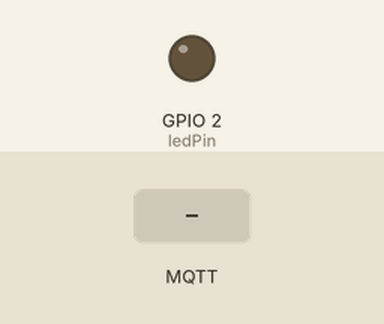
The sketch below on a simulated ESP32. On the bench: output pins drawn as LEDs (lit = HIGH). Inputs (shaded band) come from the test bench. WiFi joins after 1.5 s; servers stay silent unless stated; no MQTT or app messages arrive unless stated; nothing arrives over Bluetooth unless stated; what the sketch prints to the serial monitor is not drawn.

Above: at 2.7 s.
2.8 s: MQTT message "2" arrives on the first subscribed topic
At 3.6 s:
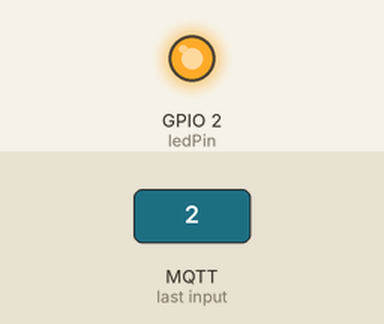
5.8 s: MQTT message "0" arrives on the first subscribed topic
At 6.4 s:
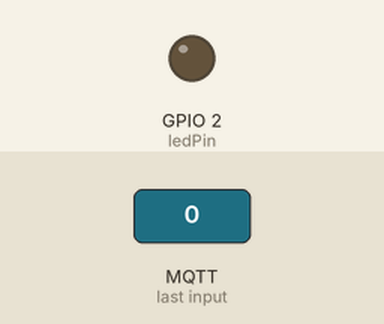
7.3 s: MQTT message "1" arrives on the first subscribed topic
At 8.7 s:
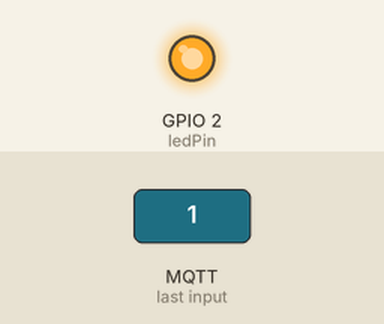
Timing chart, 0 to 10.3 s (numbered marks = the images above; inputs shaded):
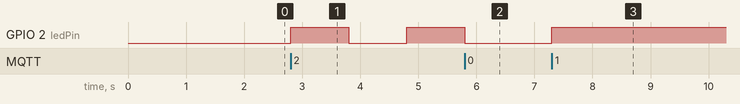

Measured:
- after the input at 2.8 s, GPIO 2 (ledPin): LOW → HIGH at once, → LOW 1.0 s later, → HIGH 1.0 s later
- after the input at 5.8 s, GPIO 2 (ledPin): goes on until 5.8 s, then stays LOW
- after the input at 7.3 s, GPIO 2 (ledPin): LOW → HIGH at once

The sketch:

04wifible_led.ino
```cpp
#include <WiFi.h>
#include <PubSubClient.h>
#include <BLEDevice.h>
#include <BLEUtils.h>
#include <BLEBeacon.h>

// --- WiFi & MQTT Settings ---
const char* ssid = "Point";
const char* password = "ucaclive";
const char* mqtt_server = "broker.hivemq.com";
const char* topic = "exhibit/clive/lights";

// --- Hardware Settings ---
const int ledPin = 2;
int currentMode = 0;
bool ledState = false;
unsigned long previousMillis = 0;

WiFiClient espClient;
PubSubClient client(espClient);

// --- iBeacon Settings ---
#define BEACON_UUID "4fafc201-1fb5-459e-8fcc-c5c9c331914b"
BLEAdvertising *pAdvertising;

void setupBeacon() {
  BLEDevice::init("Museum_Beacon");
  pAdvertising = BLEDevice::getAdvertising();

  BLEBeacon oBeacon = BLEBeacon();
  oBeacon.setManufacturerId(0x4C00); // Apple ID for iBeacon
  oBeacon.setProximityUUID(BLEUUID(BEACON_UUID));
  oBeacon.setMajor(1);
  oBeacon.setMinor(1);
  oBeacon.setSignalPower(-59); // Measured RSSI at 1 meter

  BLEAdvertisementData oAdvertisementData = BLEAdvertisementData();
  oAdvertisementData.setFlags(0x04); // BR_EDR_NOT_SUPPORTED

  std::string strServiceData = "";
  strServiceData += (char)26;     // Len
  strServiceData += (char)0xFF;   // Type
  strServiceData += oBeacon.getData();
  oAdvertisementData.addData(strServiceData);

  pAdvertising->setAdvertisementData(oAdvertisementData);
  pAdvertising->start();
  Serial.println("iBeacon is broadcasting...");
}

// --- MQTT Callback ---
void callback(char* topic, byte* payload, unsigned int length) {
  payload[length] = '\0';
  String message = String((char*)payload);
  currentMode = message.toInt();

  Serial.print("New Mode: ");
  Serial.println(currentMode);

  if (currentMode == 0) digitalWrite(ledPin, LOW);
  if (currentMode == 1) digitalWrite(ledPin, HIGH);
}

void reconnect() {
  while (!client.connected()) {
    Serial.print("Attempting MQTT connection...");
    if (client.connect("ESP32_Museum_Client")) {
      Serial.println("connected");
      client.subscribe(topic);
    } else {
      Serial.print("failed, rc=");
      Serial.print(client.state());
      delay(5000);
    }
  }
}

void setup() {
  Serial.begin(115200);
  pinMode(ledPin, OUTPUT);
  digitalWrite(ledPin, LOW);

  // 1. Start Bluetooth Beacon
  setupBeacon();

  // 2. Start WiFi
  WiFi.begin(ssid, password);
  while (WiFi.status() != WL_CONNECTED) {
    delay(500);
    Serial.print(".");
  }
  Serial.println("\nWiFi connected");

  // 3. Start MQTT
  client.setServer(mqtt_server, 1883);
  client.setCallback(callback);
}

void loop() {
  if (!client.connected()) {
    reconnect();
  }
  client.loop();

  // LED Animation Logic
  if (currentMode == 2 || currentMode == 3) {
    unsigned long currentMillis = millis();
    int speed = (currentMode == 2) ? 1000 : 100;
    if (currentMillis - previousMillis >= speed) {
      previousMillis = currentMillis;
      ledState = !ledState;
      digitalWrite(ledPin, ledState);
    }
  }
}
```
